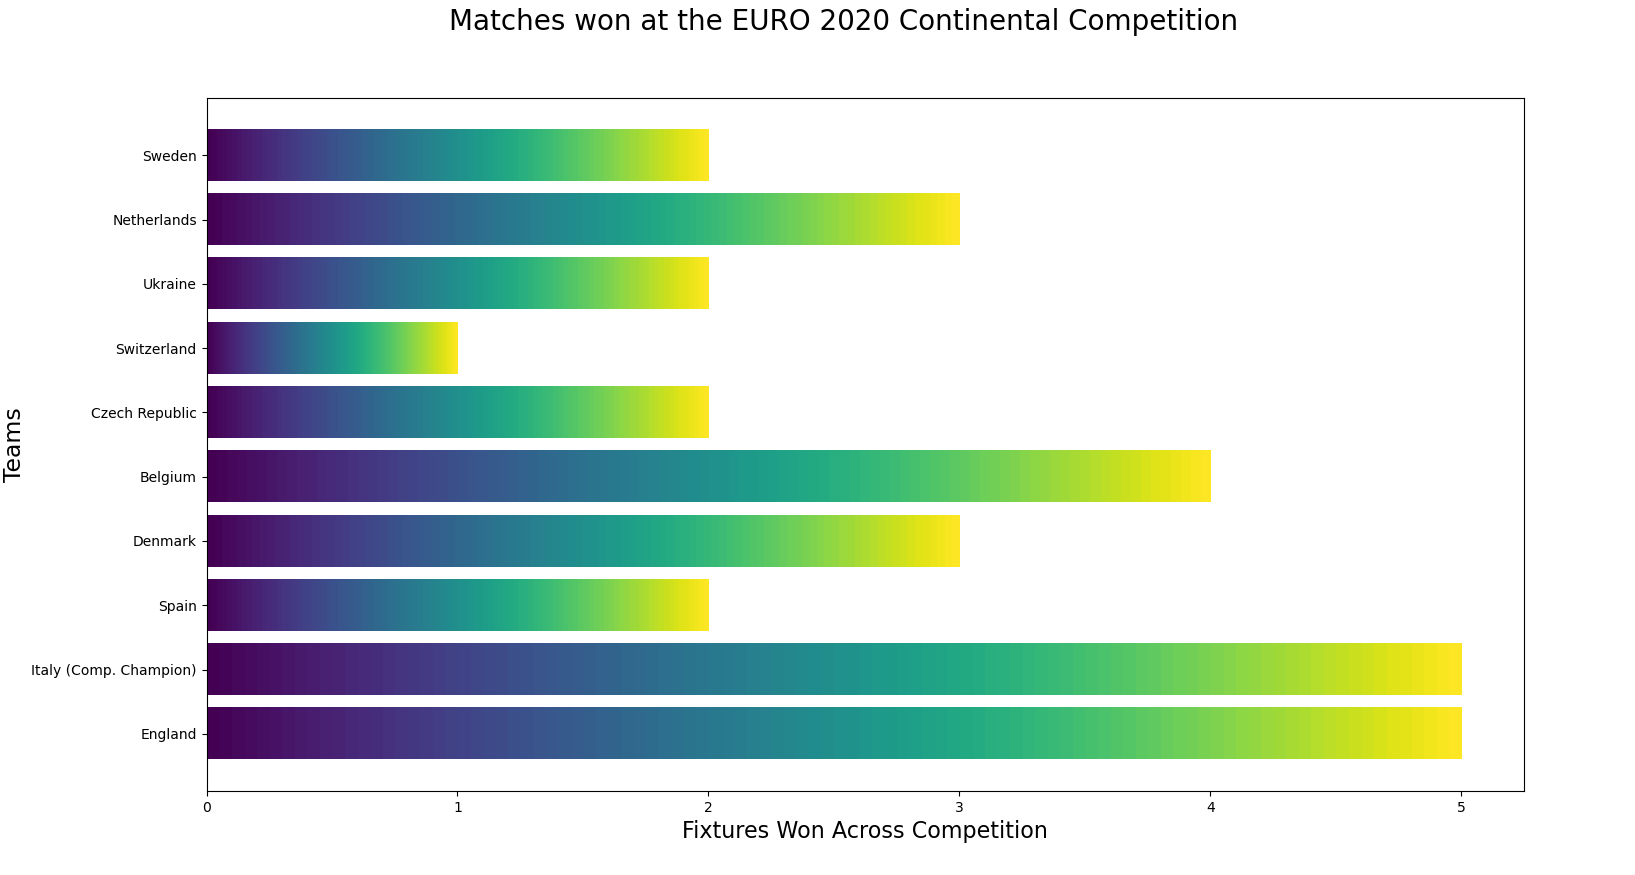

Reproduce this figure in Python.
'''
Francisco Figueroa
Section Leader: Elias Anastopoulos
11/22/2021
ISTA 131
cont_comp_vbar.py
Creates a vertical bar graph representing the performace of national teams for a 
relevant international competition.
'''
import numpy as np, pandas as pd, matplotlib.pyplot as plt


'''
Paramaters: fname, a file name String
to_frame() takes in its string parameter and reads the csv file associated with it 
'''
def to_frame(fname):
    header = 1 if fname.find('10') == -1 else 0
    df = pd.read_csv(fname, index_col=0, header=[header])
    df.index.name = None
    return df


'''
Parameter: frame, a Pandas dataframe
make_vert() takes in a dataframe object and allows for the visualisation of the wins a national team
had during the specific competition. Once the graph data is plotted, gradient() is called on the data
visualization. 
'''
def make_vert(frame):
    fig = plt.figure(figsize=(17,9)); ax = fig.subplots()
    fig.suptitle('Matches won at the EURO 2020 Continental Competition', fontsize=20)
    plt.ylabel('Teams', fontsize=17)
    plt.xlabel('Fixtures Won Across Competition', fontsize=16)
    y_pos = np.arange(10); 
    ax.set_yticks(y_pos); ax.set_xticks(np.arange(7)); ax.set_yticklabels(frame.index.array)
    bars = ax.barh(y_pos, frame['W'], align='center')
    gradient(bars)


'''
Parameters: bars, a matplotlib bar graph
Using linspace() and atleast_2d() from numpy, to create a gradient, each bar is filled in with an
added colorful filling
'''
def gradient(bars):
    grad = np.atleast_2d(np.linspace(0,1,100))
    ax = bars[0].axes
    lim = ax.get_xlim()+ax.get_ylim()
    for bar in bars:
        bar.set_zorder(1)
        bar.set_facecolor("none")
        x,y = bar.get_xy()
        width, height = bar.get_width(), bar.get_height()
        ax.imshow(grad, extent=[x, x + width, y, y + height], aspect="auto", zorder=0)
    ax.axis(lim)


'''
main() takes in nothing, calls all functions.
'''
def main():
    euro2020frame = to_frame('top10national.csv')
    make_vert(euro2020frame)
    plt.show()

main()
